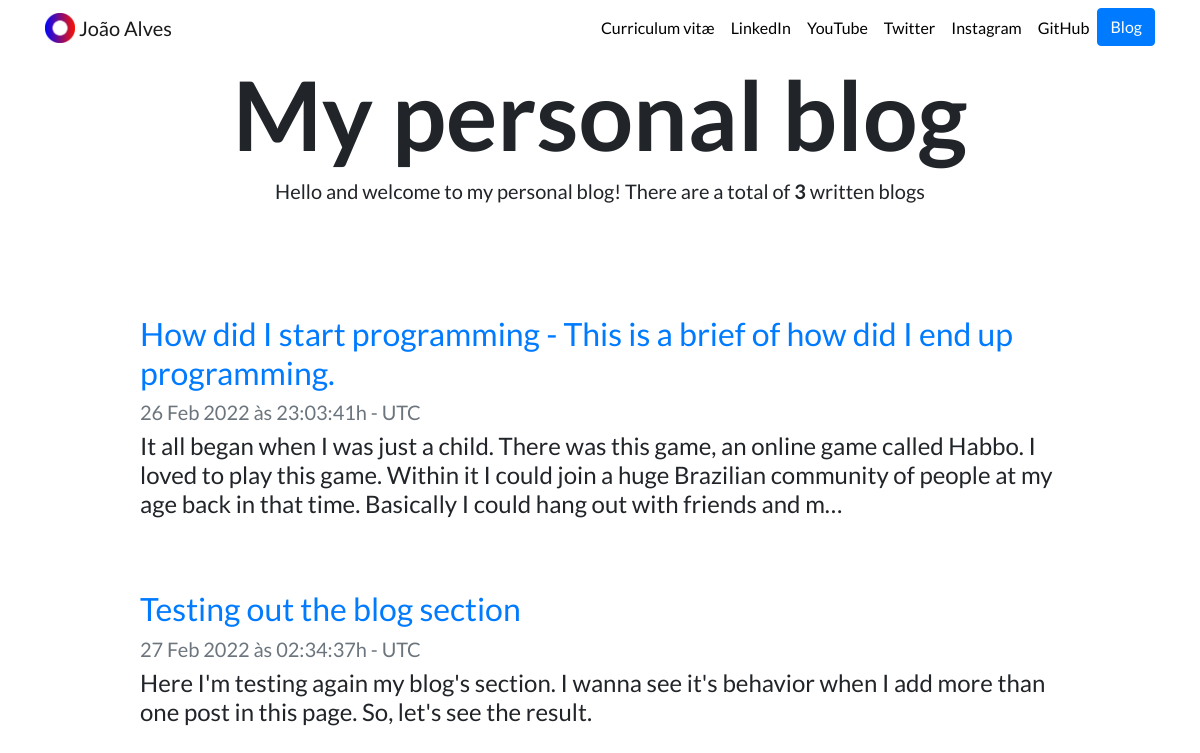
Screenshot of /blog/ with the database file from the repository.
### blog/models.py (models this page shows, shortened)
class Blogs(models.Model):
    title = models.CharField(max_length=200)
    date = models.DateTimeField()
    description = models.TextField()

### blog/views.py (the view)
# urls.py: path('', views.all_blogs, name='all_blogs'),
def all_blogs(request):
    blog_count = Blogs.objects.count
    blogs = Blogs.objects.order_by('date')[:2]
    return render(request, 'blog/all_blogs.html', {'blogs': blogs, 'total_blogs': blog_count})

### blog/templates/blog/all_blogs.html
{% extends 'portfolio/base.html' %}
    {% block content %}
        <h3 id="blogtitle" class="font-weight-bold text-center">My personal blog</h3>
        <h5 class="text-center mb-5">Hello and welcome to my personal blog! There are a total of <b>{{ total_blogs }}</b> written blog{{ blogs.count|pluralize }}</h5>
        <br><br>
        {% for blog in blogs %}
        <div class="row justify-content-center my-3">
            <div class="col-md-10">
            <a href="{% url 'blog:detail' blog.id %}"><h2>{{ blog.title }}</h2></a>
            <h5 class="text-muted">{{ blog.date|date:'d M Y' }} às {{ blog.date|date:'H:i:s' }}h - {{ blog.date|date:'T' }}</h5>
            <h4>{{ blog.description|truncatechars:250 }}</h4>
            <br><br>
            </div>
        </div>
        {% endfor %}
    {% endblock %}

### portfolio/static/portfolio/custom.css (style rules this page uses)
body { font-family: 'Lato', sans-serif; }
#blogtitle { font-size: 6rem; }

### rows the page displays
Blogs: title "How did I start programming - This is a brief of how did I end up programming.", date "26 Feb 2022", date "23:03:41", date "UTC", description "It all began when I was just a child. There was this game, an online game called Habbo. I loved to play this game. Within it I could join a huge Brazilian community of people at my age back in that time. Basically I could hang out with friends and m…"
Blogs: title "Testing out the blog section", date "27 Feb 2022", date "02:34:37", date "UTC", description "Here I'm testing again my blog's section. I wanna see it's behavior when I add more than one post in this page. So, let's see the result."

### other values shown
{{ total_blogs }} "3"
